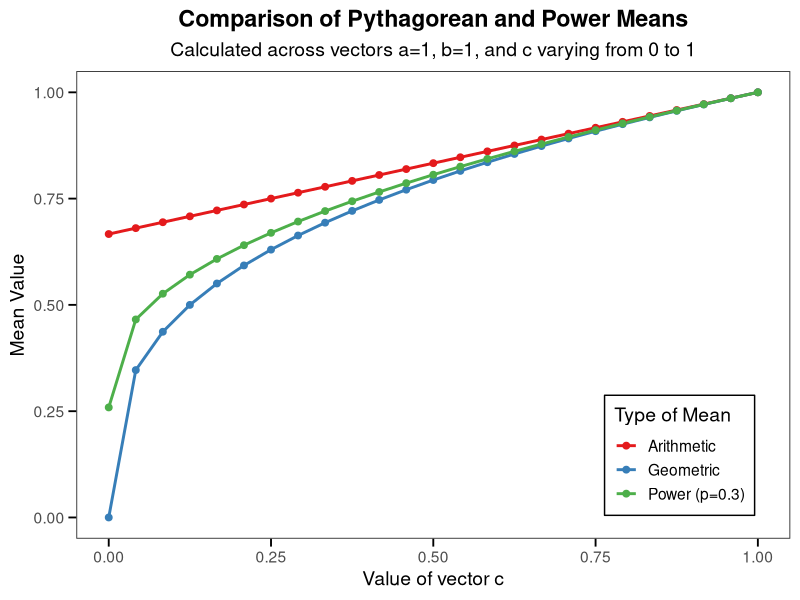

The R source for this figure:
# ==============================================================================
# OPTION 1: USER-DEFINED PARAMETER
# ==============================================================================
# Change this value to automatically update the function, labels, and legend
power_p <- 0.3

# Load required libraries
library(ggplot2)
library(dplyr)
library(tidyr)

# Setup demo data
n <- 25
a <- rep(1, n)
b <- rep(1, n)
c_vals <- seq(0, 1, length.out = n)

# Define functions for the means
geom_mean <- function(x) {
  prod(x)^(1 / length(x))
}

power_mean <- function(x, p) {
  mean(x^p)^(1 / p)
}

# Compute the means row-wise
data_means <- data.frame(a = a, b = b, c = c_vals) %>%
  rowwise() %>%
  mutate(
    Arithmetic = mean(c(a, b, c)),
    Geometric = geom_mean(c(a, b, c)),
    # Dynamically apply the parameter and name the column
    Power_Mean = power_mean(c(a, b, c), p = power_p)
  ) %>%
  ungroup()

# Create dynamic label for the legend using your parameter
power_label <- paste0("Power (p=", power_p, ")")

# Reshape data into long format and rename the factor level dynamically
data_long <- data_means %>%
  select(c, Arithmetic, Geometric, Power_Mean) %>%
  pivot_longer(cols = -c, names_to = "Mean_Type", values_to = "Mean_Value") %>%
  mutate(Mean_Type = recode(Mean_Type, "Power_Mean" = power_label))

# Ensure custom ordering in the legend
data_long$Mean_Type <- factor(data_long$Mean_Type, levels = c("Arithmetic", "Geometric", power_label))

# ==============================================================================
# BUILD THE PLOT (WITH OPTIONS 2 & 3)
# ==============================================================================
ggplot(data_long, aes(x = c, y = Mean_Value, color = Mean_Type)) +
  geom_line(linewidth = 1) +
  geom_point(size = 2) +
  scale_color_manual(values = setNames(
    c("#E41A1C", "#377EB8", "#4DAF4A"),
    c("Arithmetic", "Geometric", power_label)
  )) +
  labs(
    title = "Comparison of Pythagorean and Power Means",
    subtitle = paste0("Calculated across vectors a=1, b=1, and c varying from 0 to 1"),
    x = "Value of vector c",
    y = "Mean Value",
    color = "Type of Mean"
  ) +
  # OPTION 2: Bounding box, tick marks, and zero gridlines
  theme_bw(base_size = 14) +
  theme(
    panel.grid.major = element_blank(), # Removes major grid lines
    panel.grid.minor = element_blank(), # Removes minor grid lines
    axis.ticks = element_line(color = "black"), # Forces visible tick marks
    axis.ticks.length = unit(0.2, "cm"),

    # OPTION 3: Legend placed inside the lower-right quadrant
    legend.position = c(0.95, 0.05), # Anchor coordinate close to bottom-right corner
    legend.justification = c("right", "bottom"), # Aligns the legend box to that anchor point
    legend.direction = "vertical", # Arranges options vertically
    legend.box.just = "left", # Left-justifies the legend content inside its box
    legend.background = element_rect(fill = "white", color = "black", linewidth = 0.5), # Optional box around legend

    # Title formatting
    plot.title = element_text(face = "bold", hjust = 0.5),
    plot.subtitle = element_text(hjust = 0.5)
  )
